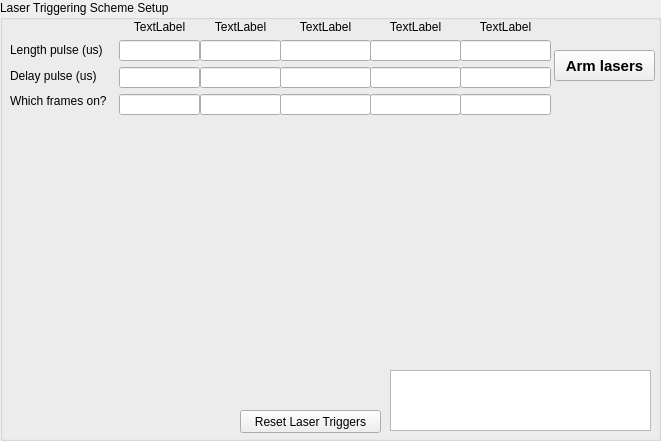
    <widget class="QGroupBox" name="LaserTriggerSchemeBox">
     <property name="geometry">
      <rect>
       <x>10</x>
       <y>310</y>
       <width>661</width>
       <height>441</height>
      </rect>
     </property>
     <property name="title">
      <string>Laser Triggering Scheme Setup</string>
     </property>
     <widget class="PlotWidget" name="graphWidget" native="true">
      <property name="geometry">
       <rect>
        <x>10</x>
        <y>150</y>
        <width>641</width>
        <height>211</height>
       </rect>
      </property>
     </widget>
     <widget class="QPushButton" name="resetLasersTriggerButton">
      <property name="geometry">
       <rect>
        <x>240</x>
        <y>410</y>
        <width>141</width>
        <height>23</height>
       </rect>
      </property>
      <property name="text">
       <string>Reset Laser Triggers</string>
      </property>
     </widget>
     <widget class="QTextBrowser" name="VerboseBox">
      <property name="geometry">
       <rect>
        <x>390</x>
        <y>370</y>
        <width>261</width>
        <height>61</height>
       </rect>
      </property>
     </widget>
     <widget class="QWidget" name="horizontalLayoutWidget">
      <property name="geometry">
       <rect>
        <x>280</x>
        <y>20</y>
        <width>91</width>
        <height>95</height>
       </rect>
      </property>
      <layout class="QHBoxLayout" name="horizontalLayout_8">
       <item>
        <layout class="QVBoxLayout" name="verticalLayout_3">
         <item>
          <widget class="QLabel" name="NameLaser_2_2">
           <property name="text">
            <string>TextLabel</string>
           </property>
           <property name="alignment">
            <set>Qt::AlignCenter</set>
           </property>
          </widget>
         </item>
         <item>
          <widget class="QLineEdit" name="Length_Edit_Laser_2"/>
         </item>
         <item>
          <widget class="QLineEdit" name="Delay_Edit_Laser_2"/>
         </item>
         <item>
          <widget class="QLineEdit" name="BlinkFrames_Edit_Laser_2"/>
         </item>
        </layout>
       </item>
      </layout>
     </widget>
     <widget class="QWidget" name="horizontalLayoutWidget_2">
      <property name="geometry">
       <rect>
        <x>370</x>
        <y>20</y>
        <width>91</width>
        <height>95</height>
       </rect>
      </property>
      <layout class="QHBoxLayout" name="horizontalLayout_9">
       <item>
        <layout class="QVBoxLayout" name="verticalLayout_4">
         <item>
          <widget class="QLabel" name="NameLaser_3_2">
           <property name="text">
            <string>TextLabel</string>
           </property>
           <property name="alignment">
            <set>Qt::AlignCenter</set>
           </property>
          </widget>
         </item>
         <item>
          <widget class="QLineEdit" name="Length_Edit_Laser_3"/>
         </item>
         <item>
          <widget class="QLineEdit" name="Delay_Edit_Laser_3"/>
         </item>
         <item>
          <widget class="QLineEdit" name="BlinkFrames_Edit_Laser_3"/>
         </item>
        </layout>
       </item>
      </layout>
     </widget>
     <widget class="QWidget" name="horizontalLayoutWidget_3">
      <property name="geometry">
       <rect>
        <x>460</x>
        <y>20</y>
        <width>91</width>
        <height>95</height>
       </rect>
      </property>
      <layout class="QHBoxLayout" name="horizontalLayout_13">
       <item>
        <layout class="QVBoxLayout" name="verticalLayout_5">
         <item>
          <widget class="QLabel" name="NameLaser_4_2">
           <property name="text">
            <string>TextLabel</string>
           </property>
           <property name="alignment">
            <set>Qt::AlignCenter</set>
           </property>
          </widget>
         </item>
         <item>
          <widget class="QLineEdit" name="Length_Edit_Laser_4"/>
         </item>
         <item>
          <widget class="QLineEdit" name="Delay_Edit_Laser_4"/>
         </item>
         <item>
          <widget class="QLineEdit" name="BlinkFrames_Edit_Laser_4"/>
         </item>
        </layout>
       </item>
      </layout>
     </widget>
     <widget class="QWidget" name="horizontalLayoutWidget_4">
      <property name="geometry">
       <rect>
        <x>200</x>
        <y>20</y>
        <width>81</width>
        <height>95</height>
       </rect>
      </property>
      <layout class="QHBoxLayout" name="horizontalLayout_14">
       <item>
        <layout class="QVBoxLayout" name="verticalLayout_2">
         <item>
          <widget class="QLabel" name="NameLaser_1_2">
           <property name="text">
            <string>TextLabel</string>
           </property>
           <property name="alignment">
            <set>Qt::AlignCenter</set>
           </property>
          </widget>
         </item>
         <item>
          <widget class="QLineEdit" name="Length_Edit_Laser_1"/>
         </item>
         <item>
          <widget class="QLineEdit" name="Delay_Edit_Laser_1"/>
         </item>
         <item>
          <widget class="QLineEdit" name="BlinkFrames_Edit_Laser_1"/>
         </item>
        </layout>
       </item>
      </layout>
     </widget>
     <widget class="QWidget" name="horizontalLayoutWidget_5">
      <property name="geometry">
       <rect>
        <x>119</x>
        <y>20</y>
        <width>81</width>
        <height>95</height>
       </rect>
      </property>
      <layout class="QHBoxLayout" name="horizontalLayout_15">
       <item>
        <layout class="QVBoxLayout" name="verticalLayout">
         <item>
          <widget class="QLabel" name="NameLaser_0_2">
           <property name="text">
            <string>TextLabel</string>
           </property>
           <property name="alignment">
            <set>Qt::AlignCenter</set>
           </property>
          </widget>
         </item>
         <item>
          <widget class="QLineEdit" name="Length_Edit_Laser_0"/>
         </item>
         <item>
          <widget class="QLineEdit" name="Delay_Edit_Laser_0"/>
         </item>
         <item>
          <widget class="QLineEdit" name="BlinkFrames_Edit_Laser_0"/>
         </item>
        </layout>
       </item>
      </layout>
     </widget>
     <widget class="QPushButton" name="ARMlaserTriggerPushButton">
      <property name="geometry">
       <rect>
        <x>554</x>
        <y>50</y>
        <width>101</width>
        <height>31</height>
       </rect>
      </property>
      <property name="font">
       <font>
        <pointsize>11</pointsize>
        <weight>75</weight>
        <bold>true</bold>
       </font>
      </property>
      <property name="text">
       <string>Arm lasers</string>
      </property>
     </widget>
     <widget class="QWidget" name="layoutWidget">
      <property name="geometry">
       <rect>
        <x>10</x>
        <y>40</y>
        <width>101</width>
        <height>71</height>
       </rect>
      </property>
      <layout class="QVBoxLayout" name="verticalLayout_6">
       <item>
        <widget class="QLabel" name="label">
         <property name="text">
          <string>Length pulse (us)</string>
         </property>
        </widget>
       </item>
       <item>
        <widget class="QLabel" name="label_2">
         <property name="text">
          <string>Delay pulse (us)</string>
         </property>
        </widget>
       </item>
       <item>
        <widget class="QLabel" name="label_3">
         <property name="text">
          <string>Which frames on?</string>
         </property>
        </widget>
       </item>
      </layout>
     </widget>
    </widget>
